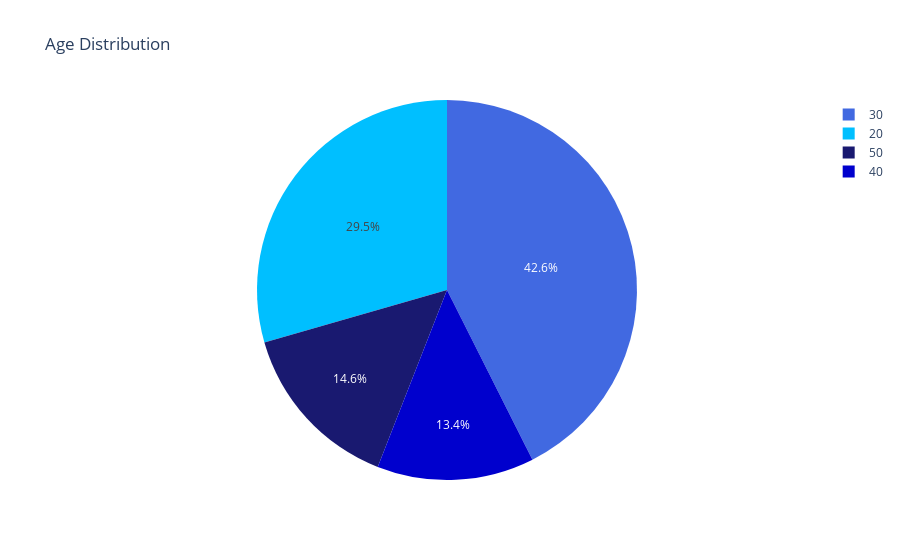

The code cell stored with this chart in its notebook:
### Markdown cell above
#### Age demography
The population of the participants is gennerally young - 29.5%  are under 30 years old, and 72.1% is under 40 years old.

### Code cell
age_df = prepped_df[['age', 'age_group']].groupby('age_group').count().reset_index()
age_df = age_df.sort_values(by=['age_group'])
fig = px.pie(age_df, values='age', names='age_group',color='age_group',color_discrete_sequence=age_colors, title='Age Distribution')
fig.show()

### Figure 1 — Plotly figure (JSON) as saved in the notebook; plotly's stock layout.template omitted (floating-point values rounded to 4 significant figures)
{"data": [{"customdata": [[20], [30], [40], [50]], "domain": {"x": [0.0, 1.0], "y": [0.0, 1.0]}, "hovertemplate": "age_group=%{customdata[0]}<br>age=%{value}<extra></extra>", "labels": [20, 30, 40, 50], "legendgroup": "", "marker": {"colors": ["deepskyblue", "royalblue", "mediumblue", "midnightblue"]}, "name": "", "showlegend": true, "values": [119, 172, 54, 59], "type": "pie"}], "layout": {"legend": {"tracegroupgap": 0}, "title": {"text": "Age Distribution"}, "piecolorway": ["deepskyblue", "royalblue", "mediumblue", "midnightblue"]}}
